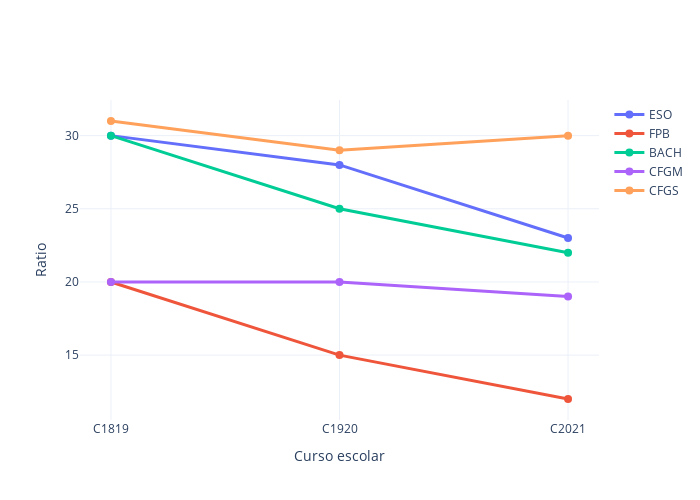

Source (notebook cell):
### Markdown cell above
## Evolución de la ratio de alumnado por etapas (máximo)

### Code cell
myplotly.num_students_evolution(df_ce, stages, years, ratio=True, max_ratio=True)

### Figure 1 — Plotly figure (JSON) as saved in the notebook; plotly's stock layout.template omitted (floating-point values rounded to 4 significant figures)
{"data": [{"hoverinfo": "name+text", "line": {"width": 3}, "marker": {"size": 8}, "name": "ESO", "text": [30, 28, 23], "type": "scatter", "x": ["C1819", "C1920", "C2021"], "y": [30, 28, 23]}, {"hoverinfo": "name+text", "line": {"width": 3}, "marker": {"size": 8}, "name": "FPB", "text": [20, 15, 12], "type": "scatter", "x": ["C1819", "C1920", "C2021"], "y": [20, 15, 12]}, {"hoverinfo": "name+text", "line": {"width": 3}, "marker": {"size": 8}, "name": "BACH", "text": [30, 25, 22], "type": "scatter", "x": ["C1819", "C1920", "C2021"], "y": [30, 25, 22]}, {"hoverinfo": "name+text", "line": {"width": 3}, "marker": {"size": 8}, "name": "CFGM", "text": [20, 20, 19], "type": "scatter", "x": ["C1819", "C1920", "C2021"], "y": [20, 20, 19]}, {"hoverinfo": "name+text", "line": {"width": 3}, "marker": {"size": 8}, "name": "CFGS", "text": [31, 29, 30], "type": "scatter", "x": ["C1819", "C1920", "C2021"], "y": [31, 29, 30]}], "layout": {"height": 500, "width": 700, "xaxis": {"title": {"text": "Curso escolar"}}, "yaxis": {"title": {"text": "Ratio"}}}}
